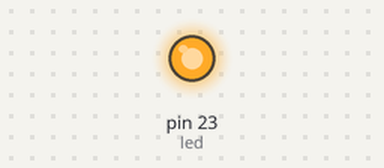
This sketch was run on a simulated Arduino Mega 2560, built with avr-gcc and run on an emulated ATmega2560. On the bench: output pins drawn as LEDs (lit = HIGH). At 13.0 s the program stops and its outputs stay as they are.

Above: at 0.1 s.
At 11.6 s:
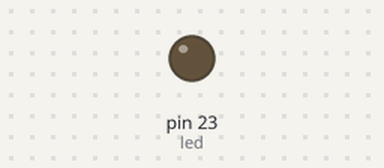
Timing chart, 0 to 13.1 s (numbered marks = the images above):
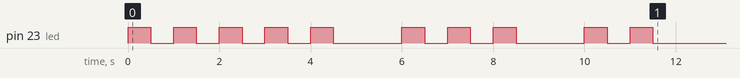

The sketch:

Functions.ino
```cpp
// Functions

#define led 23

void setup() {
  pinMode(led, OUTPUT); // initialize the LED pin as an output
}
void loop() {
  blinkLED(5); // blink the LED 5 times
  delay(1000); // wait for 1 second
  blinkLED(3); // blink the LED 3 times
  delay(1000); // wait for 1 second
  blinkLED(2); // blink the LED 2 times
  delay(1000); // wait for 1 second
  exit(0); // exit the loop
}
void blinkLED(int count) {
  for (int i = 0; i < count; i++) {
    digitalWrite(led, HIGH); // turn on the LED
    delay(500); // wait for 500ms
    digitalWrite(led, LOW); // turn off the LED
    delay(500); // wait for 500ms
  }
}
```

Measured:
- by itself, pin 23 (led): LOW → HIGH at 0.00 s, → LOW 0.50 s later, → HIGH 0.50 s later, → LOW 0.50 s later, … (20 changes in this stretch)
